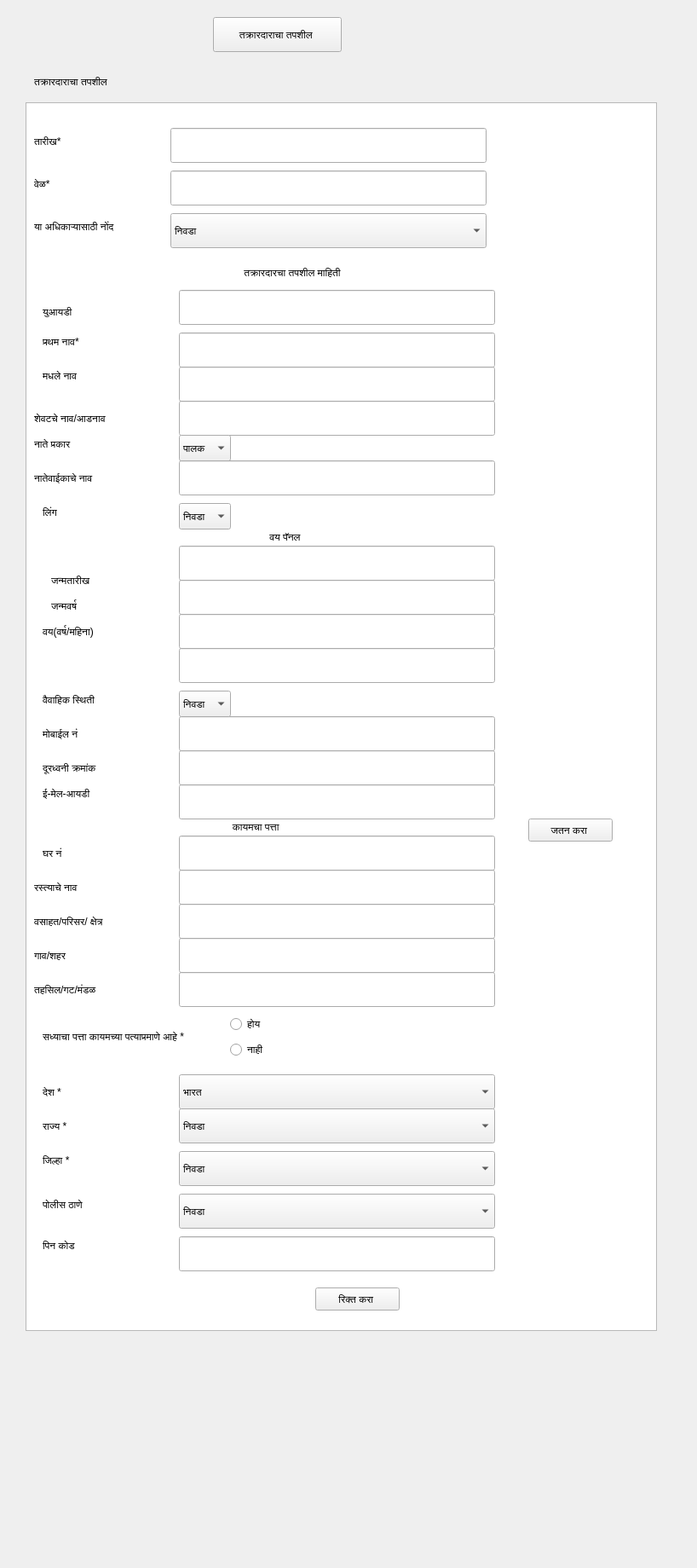
<?xml version="1.0" encoding="UTF-8"?>
<ui version="4.0">
 <class>Form</class>
 <widget class="QWidget" name="Form">
  <property name="geometry">
   <rect>
    <x>0</x>
    <y>0</y>
    <width>818</width>
    <height>1839</height>
   </rect>
  </property>
  <property name="windowTitle">
   <string>Form</string>
  </property>
  <widget class="QPushButton" name="pushButton_2">
   <property name="geometry">
    <rect>
     <x>250</x>
     <y>20</y>
     <width>151</width>
     <height>41</height>
    </rect>
   </property>
   <property name="text">
    <string>तक्रारदाराचा तपशील </string>
   </property>
  </widget>
  <widget class="QLabel" name="label_5">
   <property name="geometry">
    <rect>
     <x>40</x>
     <y>80</y>
     <width>121</width>
     <height>31</height>
    </rect>
   </property>
   <property name="text">
    <string>तक्रारदाराचा तपशील </string>
   </property>
  </widget>
  <widget class="QListWidget" name="listWidget">
   <property name="geometry">
    <rect>
     <x>30</x>
     <y>120</y>
     <width>741</width>
     <height>1441</height>
    </rect>
   </property>
  </widget>
  <widget class="QLabel" name="label_2">
   <property name="geometry">
    <rect>
     <x>40</x>
     <y>150</y>
     <width>61</width>
     <height>31</height>
    </rect>
   </property>
   <property name="text">
    <string>तारीख*</string>
   </property>
  </widget>
  <widget class="QLabel" name="label_3">
   <property name="geometry">
    <rect>
     <x>40</x>
     <y>200</y>
     <width>51</width>
     <height>31</height>
    </rect>
   </property>
   <property name="text">
    <string>वेळ*</string>
   </property>
  </widget>
  <widget class="QLabel" name="label_4">
   <property name="geometry">
    <rect>
     <x>40</x>
     <y>250</y>
     <width>161</width>
     <height>31</height>
    </rect>
   </property>
   <property name="text">
    <string>या अधिकाऱ्यासाठी नोंद </string>
   </property>
  </widget>
  <widget class="QLineEdit" name="lineEdit">
   <property name="geometry">
    <rect>
     <x>200</x>
     <y>150</y>
     <width>371</width>
     <height>41</height>
    </rect>
   </property>
  </widget>
  <widget class="QLineEdit" name="lineEdit_2">
   <property name="geometry">
    <rect>
     <x>200</x>
     <y>200</y>
     <width>371</width>
     <height>41</height>
    </rect>
   </property>
  </widget>
  <widget class="QComboBox" name="comboBox">
   <property name="geometry">
    <rect>
     <x>200</x>
     <y>250</y>
     <width>371</width>
     <height>41</height>
    </rect>
   </property>
   <item>
    <property name="text">
     <string>निवडा </string>
    </property>
   </item>
   <item>
    <property name="text">
     <string>New Item</string>
    </property>
   </item>
  </widget>
  <widget class="QLabel" name="label">
   <property name="geometry">
    <rect>
     <x>40</x>
     <y>310</y>
     <width>621</width>
     <height>20</height>
    </rect>
   </property>
   <property name="text">
    <string>                                                                          तक्रारदारचा तपशील माहिती </string>
   </property>
  </widget>
  <widget class="QLabel" name="label_6">
   <property name="geometry">
    <rect>
     <x>50</x>
     <y>350</y>
     <width>161</width>
     <height>31</height>
    </rect>
   </property>
   <property name="text">
    <string>युआयडी</string>
   </property>
  </widget>
  <widget class="QLabel" name="label_7">
   <property name="geometry">
    <rect>
     <x>40</x>
     <y>510</y>
     <width>111</width>
     <height>21</height>
    </rect>
   </property>
   <property name="text">
    <string>नाते प्रकार</string>
   </property>
  </widget>
  <widget class="QLabel" name="label_8">
   <property name="geometry">
    <rect>
     <x>40</x>
     <y>480</y>
     <width>111</width>
     <height>21</height>
    </rect>
   </property>
   <property name="text">
    <string>शेवटचे नाव/आडनाव</string>
   </property>
  </widget>
  <widget class="QLabel" name="label_9">
   <property name="geometry">
    <rect>
     <x>50</x>
     <y>430</y>
     <width>71</width>
     <height>21</height>
    </rect>
   </property>
   <property name="text">
    <string>मधले नाव</string>
   </property>
  </widget>
  <widget class="QLabel" name="label_10">
   <property name="geometry">
    <rect>
     <x>50</x>
     <y>390</y>
     <width>61</width>
     <height>21</height>
    </rect>
   </property>
   <property name="text">
    <string>प्रथम नाव*</string>
   </property>
  </widget>
  <widget class="QLabel" name="label_11">
   <property name="geometry">
    <rect>
     <x>50</x>
     <y>590</y>
     <width>111</width>
     <height>21</height>
    </rect>
   </property>
   <property name="text">
    <string>लिंग </string>
   </property>
  </widget>
  <widget class="QLabel" name="label_12">
   <property name="geometry">
    <rect>
     <x>60</x>
     <y>670</y>
     <width>111</width>
     <height>21</height>
    </rect>
   </property>
   <property name="text">
    <string>जन्मतारीख </string>
   </property>
  </widget>
  <widget class="QLabel" name="label_13">
   <property name="geometry">
    <rect>
     <x>60</x>
     <y>700</y>
     <width>111</width>
     <height>21</height>
    </rect>
   </property>
   <property name="text">
    <string>जन्मवर्ष </string>
   </property>
  </widget>
  <widget class="QLabel" name="label_14">
   <property name="geometry">
    <rect>
     <x>40</x>
     <y>550</y>
     <width>111</width>
     <height>21</height>
    </rect>
   </property>
   <property name="text">
    <string>नातेवाईकाचे नाव</string>
   </property>
  </widget>
  <widget class="QLabel" name="label_15">
   <property name="geometry">
    <rect>
     <x>50</x>
     <y>620</y>
     <width>621</width>
     <height>20</height>
    </rect>
   </property>
   <property name="text">
    <string>                                                                                वय पॅनल </string>
   </property>
  </widget>
  <widget class="QLabel" name="label_16">
   <property name="geometry">
    <rect>
     <x>50</x>
     <y>920</y>
     <width>111</width>
     <height>21</height>
    </rect>
   </property>
   <property name="text">
    <string>ई-मेल-आयडी</string>
   </property>
  </widget>
  <widget class="QLabel" name="label_17">
   <property name="geometry">
    <rect>
     <x>50</x>
     <y>890</y>
     <width>111</width>
     <height>21</height>
    </rect>
   </property>
   <property name="text">
    <string>दूरध्वनी क्रमांक </string>
   </property>
  </widget>
  <widget class="QLabel" name="label_18">
   <property name="geometry">
    <rect>
     <x>50</x>
     <y>850</y>
     <width>111</width>
     <height>21</height>
    </rect>
   </property>
   <property name="text">
    <string>मोबाईल नं </string>
   </property>
  </widget>
  <widget class="QLabel" name="label_19">
   <property name="geometry">
    <rect>
     <x>50</x>
     <y>810</y>
     <width>111</width>
     <height>21</height>
    </rect>
   </property>
   <property name="text">
    <string>वैवाहिक स्थिती </string>
   </property>
  </widget>
  <widget class="QLabel" name="label_20">
   <property name="geometry">
    <rect>
     <x>50</x>
     <y>730</y>
     <width>111</width>
     <height>21</height>
    </rect>
   </property>
   <property name="text">
    <string>वय(वर्ष/महिना) </string>
   </property>
  </widget>
  <widget class="QLabel" name="label_21">
   <property name="geometry">
    <rect>
     <x>50</x>
     <y>990</y>
     <width>111</width>
     <height>21</height>
    </rect>
   </property>
   <property name="text">
    <string>घर नं </string>
   </property>
  </widget>
  <widget class="QLabel" name="label_22">
   <property name="geometry">
    <rect>
     <x>40</x>
     <y>1030</y>
     <width>111</width>
     <height>21</height>
    </rect>
   </property>
   <property name="text">
    <string>रस्त्याचे नाव</string>
   </property>
  </widget>
  <widget class="QLabel" name="label_23">
   <property name="geometry">
    <rect>
     <x>40</x>
     <y>1150</y>
     <width>111</width>
     <height>21</height>
    </rect>
   </property>
   <property name="text">
    <string>तहसिल/गट/मंडळ </string>
   </property>
  </widget>
  <widget class="QLabel" name="label_24">
   <property name="geometry">
    <rect>
     <x>40</x>
     <y>1110</y>
     <width>111</width>
     <height>21</height>
    </rect>
   </property>
   <property name="text">
    <string>गाव/शहर </string>
   </property>
  </widget>
  <widget class="QLabel" name="label_25">
   <property name="geometry">
    <rect>
     <x>40</x>
     <y>1070</y>
     <width>131</width>
     <height>21</height>
    </rect>
   </property>
   <property name="text">
    <string>वसाहत/परिसर/ क्षेत्र</string>
   </property>
  </widget>
  <widget class="QLabel" name="label_26">
   <property name="geometry">
    <rect>
     <x>50</x>
     <y>1270</y>
     <width>111</width>
     <height>21</height>
    </rect>
   </property>
   <property name="text">
    <string>देश *</string>
   </property>
  </widget>
  <widget class="QLabel" name="label_27">
   <property name="geometry">
    <rect>
     <x>50</x>
     <y>1310</y>
     <width>111</width>
     <height>21</height>
    </rect>
   </property>
   <property name="text">
    <string>राज्य *</string>
   </property>
  </widget>
  <widget class="QLabel" name="label_28">
   <property name="geometry">
    <rect>
     <x>50</x>
     <y>1390</y>
     <width>71</width>
     <height>31</height>
    </rect>
   </property>
   <property name="text">
    <string>  	
पोलीस ठाणे	</string>
   </property>
  </widget>
  <widget class="QLabel" name="label_29">
   <property name="geometry">
    <rect>
     <x>50</x>
     <y>1350</y>
     <width>111</width>
     <height>21</height>
    </rect>
   </property>
   <property name="text">
    <string>जिल्हा *</string>
   </property>
  </widget>
  <widget class="QLabel" name="label_30">
   <property name="geometry">
    <rect>
     <x>50</x>
     <y>1450</y>
     <width>111</width>
     <height>21</height>
    </rect>
   </property>
   <property name="text">
    <string>पिन कोड</string>
   </property>
  </widget>
  <widget class="QLabel" name="label_31">
   <property name="geometry">
    <rect>
     <x>10</x>
     <y>960</y>
     <width>621</width>
     <height>20</height>
    </rect>
   </property>
   <property name="text">
    <string>                                                                               कायमचा पत्ता </string>
   </property>
  </widget>
  <widget class="QLineEdit" name="lineEdit_3">
   <property name="geometry">
    <rect>
     <x>210</x>
     <y>340</y>
     <width>371</width>
     <height>41</height>
    </rect>
   </property>
  </widget>
  <widget class="QLineEdit" name="lineEdit_4">
   <property name="geometry">
    <rect>
     <x>210</x>
     <y>390</y>
     <width>371</width>
     <height>41</height>
    </rect>
   </property>
  </widget>
  <widget class="QLineEdit" name="lineEdit_5">
   <property name="geometry">
    <rect>
     <x>210</x>
     <y>430</y>
     <width>371</width>
     <height>41</height>
    </rect>
   </property>
  </widget>
  <widget class="QLineEdit" name="lineEdit_6">
   <property name="geometry">
    <rect>
     <x>210</x>
     <y>470</y>
     <width>371</width>
     <height>41</height>
    </rect>
   </property>
  </widget>
  <widget class="QComboBox" name="comboBox_2">
   <property name="geometry">
    <rect>
     <x>210</x>
     <y>510</y>
     <width>61</width>
     <height>31</height>
    </rect>
   </property>
   <item>
    <property name="text">
     <string>पालक </string>
    </property>
   </item>
   <item>
    <property name="text">
     <string>भाऊ </string>
    </property>
   </item>
   <item>
    <property name="text">
     <string>बहीण </string>
    </property>
   </item>
   <item>
    <property name="text">
     <string>इतर </string>
    </property>
   </item>
  </widget>
  <widget class="QLineEdit" name="lineEdit_7">
   <property name="geometry">
    <rect>
     <x>210</x>
     <y>540</y>
     <width>371</width>
     <height>41</height>
    </rect>
   </property>
  </widget>
  <widget class="QComboBox" name="comboBox_5">
   <property name="geometry">
    <rect>
     <x>210</x>
     <y>590</y>
     <width>61</width>
     <height>31</height>
    </rect>
   </property>
   <item>
    <property name="text">
     <string>निवडा </string>
    </property>
   </item>
   <item>
    <property name="text">
     <string>स्तरी </string>
    </property>
   </item>
   <item>
    <property name="text">
     <string>पुरुष </string>
    </property>
   </item>
   <item>
    <property name="text">
     <string>इतर </string>
    </property>
   </item>
  </widget>
  <widget class="QLineEdit" name="lineEdit_8">
   <property name="geometry">
    <rect>
     <x>210</x>
     <y>640</y>
     <width>371</width>
     <height>41</height>
    </rect>
   </property>
  </widget>
  <widget class="QLineEdit" name="lineEdit_9">
   <property name="geometry">
    <rect>
     <x>210</x>
     <y>680</y>
     <width>371</width>
     <height>41</height>
    </rect>
   </property>
  </widget>
  <widget class="QLineEdit" name="lineEdit_10">
   <property name="geometry">
    <rect>
     <x>210</x>
     <y>840</y>
     <width>371</width>
     <height>41</height>
    </rect>
   </property>
  </widget>
  <widget class="QLineEdit" name="lineEdit_11">
   <property name="geometry">
    <rect>
     <x>210</x>
     <y>760</y>
     <width>371</width>
     <height>41</height>
    </rect>
   </property>
  </widget>
  <widget class="QLineEdit" name="lineEdit_12">
   <property name="geometry">
    <rect>
     <x>210</x>
     <y>720</y>
     <width>371</width>
     <height>41</height>
    </rect>
   </property>
  </widget>
  <widget class="QLineEdit" name="lineEdit_13">
   <property name="geometry">
    <rect>
     <x>210</x>
     <y>880</y>
     <width>371</width>
     <height>41</height>
    </rect>
   </property>
  </widget>
  <widget class="QLineEdit" name="lineEdit_14">
   <property name="geometry">
    <rect>
     <x>210</x>
     <y>920</y>
     <width>371</width>
     <height>41</height>
    </rect>
   </property>
  </widget>
  <widget class="QComboBox" name="comboBox_6">
   <property name="geometry">
    <rect>
     <x>210</x>
     <y>810</y>
     <width>61</width>
     <height>31</height>
    </rect>
   </property>
   <item>
    <property name="text">
     <string>निवडा </string>
    </property>
   </item>
   <item>
    <property name="text">
     <string>विवाहित </string>
    </property>
   </item>
   <item>
    <property name="text">
     <string>अविवाहित </string>
    </property>
   </item>
   <item>
    <property name="text">
     <string/>
    </property>
   </item>
  </widget>
  <widget class="QLineEdit" name="lineEdit_15">
   <property name="geometry">
    <rect>
     <x>210</x>
     <y>980</y>
     <width>371</width>
     <height>41</height>
    </rect>
   </property>
  </widget>
  <widget class="QLineEdit" name="lineEdit_16">
   <property name="geometry">
    <rect>
     <x>210</x>
     <y>1020</y>
     <width>371</width>
     <height>41</height>
    </rect>
   </property>
  </widget>
  <widget class="QLineEdit" name="lineEdit_17">
   <property name="geometry">
    <rect>
     <x>210</x>
     <y>1060</y>
     <width>371</width>
     <height>41</height>
    </rect>
   </property>
  </widget>
  <widget class="QLineEdit" name="lineEdit_18">
   <property name="geometry">
    <rect>
     <x>210</x>
     <y>1100</y>
     <width>371</width>
     <height>41</height>
    </rect>
   </property>
  </widget>
  <widget class="QLineEdit" name="lineEdit_19">
   <property name="geometry">
    <rect>
     <x>210</x>
     <y>1140</y>
     <width>371</width>
     <height>41</height>
    </rect>
   </property>
  </widget>
  <widget class="QLabel" name="label_32">
   <property name="geometry">
    <rect>
     <x>50</x>
     <y>1200</y>
     <width>211</width>
     <height>31</height>
    </rect>
   </property>
   <property name="text">
    <string>सध्याचा पत्ता कायमच्या पत्याप्रमाणे आहे *</string>
   </property>
  </widget>
  <widget class="QRadioButton" name="radioButton">
   <property name="geometry">
    <rect>
     <x>270</x>
     <y>1190</y>
     <width>117</width>
     <height>22</height>
    </rect>
   </property>
   <property name="text">
    <string>होय </string>
   </property>
  </widget>
  <widget class="QRadioButton" name="radioButton_2">
   <property name="geometry">
    <rect>
     <x>270</x>
     <y>1220</y>
     <width>117</width>
     <height>22</height>
    </rect>
   </property>
   <property name="text">
    <string>नाही </string>
   </property>
  </widget>
  <widget class="QComboBox" name="comboBox_3">
   <property name="geometry">
    <rect>
     <x>210</x>
     <y>1260</y>
     <width>371</width>
     <height>41</height>
    </rect>
   </property>
   <item>
    <property name="text">
     <string>भारत </string>
    </property>
   </item>
   <item>
    <property name="text">
     <string>New Item</string>
    </property>
   </item>
  </widget>
  <widget class="QComboBox" name="comboBox_7">
   <property name="geometry">
    <rect>
     <x>210</x>
     <y>1350</y>
     <width>371</width>
     <height>41</height>
    </rect>
   </property>
   <item>
    <property name="text">
     <string>निवडा </string>
    </property>
   </item>
   <item>
    <property name="text">
     <string>अकोला </string>
    </property>
   </item>
   <item>
    <property name="text">
     <string>अमरावती </string>
    </property>
   </item>
   <item>
    <property name="text">
     <string>उस्मानाबाद </string>
    </property>
   </item>
   <item>
    <property name="text">
     <string>औरंगाबाद </string>
    </property>
   </item>
   <item>
    <property name="text">
     <string>कोल्हापुर </string>
    </property>
   </item>
   <item>
    <property name="text">
     <string>गडचिरोली </string>
    </property>
   </item>
   <item>
    <property name="text">
     <string>गोंदिया </string>
    </property>
   </item>
   <item>
    <property name="text">
     <string>चंद्रपुर</string>
    </property>
   </item>
   <item>
    <property name="text">
     <string>जळगाव </string>
    </property>
   </item>
   <item>
    <property name="text">
     <string>जलना </string>
    </property>
   </item>
   <item>
    <property name="text">
     <string>धुले </string>
    </property>
   </item>
   <item>
    <property name="text">
     <string>नंदुरबार </string>
    </property>
   </item>
   <item>
    <property name="text">
     <string>नागपुर </string>
    </property>
   </item>
   <item>
    <property name="text">
     <string>नाशिक </string>
    </property>
   </item>
   <item>
    <property name="text">
     <string>नांदेड़ </string>
    </property>
   </item>
   <item>
    <property name="text">
     <string>ठाणे </string>
    </property>
   </item>
   <item>
    <property name="text">
     <string>परभणी </string>
    </property>
   </item>
   <item>
    <property name="text">
     <string>पुणे </string>
    </property>
   </item>
   <item>
    <property name="text">
     <string>बिड </string>
    </property>
   </item>
   <item>
    <property name="text">
     <string>बुलढाणा </string>
    </property>
   </item>
   <item>
    <property name="text">
     <string>भंडारा </string>
    </property>
   </item>
   <item>
    <property name="text">
     <string>मुंबई जिल्हा </string>
    </property>
   </item>
   <item>
    <property name="text">
     <string>मुंबई उपनगर </string>
    </property>
   </item>
   <item>
    <property name="text">
     <string>यवतमाल </string>
    </property>
   </item>
   <item>
    <property name="text">
     <string>रायगढ़ </string>
    </property>
   </item>
   <item>
    <property name="text">
     <string>लातूर </string>
    </property>
   </item>
   <item>
    <property name="text">
     <string>वर्धा </string>
    </property>
   </item>
   <item>
    <property name="text">
     <string>वाशिम </string>
    </property>
   </item>
   <item>
    <property name="text">
     <string>सांगली </string>
    </property>
   </item>
   <item>
    <property name="text">
     <string>सातारा  </string>
    </property>
   </item>
   <item>
    <property name="text">
     <string>सोलापुर </string>
    </property>
   </item>
   <item>
    <property name="text">
     <string>हिंगोली </string>
    </property>
   </item>
  </widget>
  <widget class="QComboBox" name="comboBox_8">
   <property name="geometry">
    <rect>
     <x>210</x>
     <y>1400</y>
     <width>371</width>
     <height>41</height>
    </rect>
   </property>
   <item>
    <property name="text">
     <string>निवडा </string>
    </property>
   </item>
   <item>
    <property name="text">
     <string>New Item</string>
    </property>
   </item>
  </widget>
  <widget class="QLineEdit" name="lineEdit_20">
   <property name="geometry">
    <rect>
     <x>210</x>
     <y>1450</y>
     <width>371</width>
     <height>41</height>
    </rect>
   </property>
  </widget>
  <widget class="QComboBox" name="comboBox_4">
   <property name="geometry">
    <rect>
     <x>210</x>
     <y>1300</y>
     <width>371</width>
     <height>41</height>
    </rect>
   </property>
   <item>
    <property name="text">
     <string>निवडा </string>
    </property>
   </item>
   <item>
    <property name="text">
     <string>आंध्र प्रदेश </string>
    </property>
   </item>
   <item>
    <property name="text">
     <string>अरुणाचल प्रदेश </string>
    </property>
   </item>
   <item>
    <property name="text">
     <string>बिहार </string>
    </property>
   </item>
   <item>
    <property name="text">
     <string>छत्तीसगड </string>
    </property>
   </item>
   <item>
    <property name="text">
     <string>गोआ </string>
    </property>
   </item>
   <item>
    <property name="text">
     <string>गुजरात </string>
    </property>
   </item>
   <item>
    <property name="text">
     <string>हरियाणा </string>
    </property>
   </item>
   <item>
    <property name="text">
     <string>हिमाचल प्रदेश </string>
    </property>
   </item>
   <item>
    <property name="text">
     <string>जम्मू काश्मीर </string>
    </property>
   </item>
   <item>
    <property name="text">
     <string>झारखंड </string>
    </property>
   </item>
   <item>
    <property name="text">
     <string>कर्नाटक </string>
    </property>
   </item>
   <item>
    <property name="text">
     <string>केरळ </string>
    </property>
   </item>
   <item>
    <property name="text">
     <string>मध्यप्रदेश </string>
    </property>
   </item>
   <item>
    <property name="text">
     <string>महाराष्ट्र </string>
    </property>
   </item>
   <item>
    <property name="text">
     <string>मणिपूर </string>
    </property>
   </item>
   <item>
    <property name="text">
     <string>मेघालय </string>
    </property>
   </item>
   <item>
    <property name="text">
     <string>मेघालय </string>
    </property>
   </item>
   <item>
    <property name="text">
     <string>नागालँड </string>
    </property>
   </item>
   <item>
    <property name="text">
     <string>उडीसा </string>
    </property>
   </item>
   <item>
    <property name="text">
     <string>पंजाब </string>
    </property>
   </item>
   <item>
    <property name="text">
     <string>राजस्थान</string>
    </property>
   </item>
   <item>
    <property name="text">
     <string>सिक्कम </string>
    </property>
   </item>
   <item>
    <property name="text">
     <string>तामिळनाडू </string>
    </property>
   </item>
   <item>
    <property name="text">
     <string>तेलंगणा </string>
    </property>
   </item>
   <item>
    <property name="text">
     <string>तिरपुरा </string>
    </property>
   </item>
   <item>
    <property name="text">
     <string>उत्तर प्रदेश </string>
    </property>
   </item>
   <item>
    <property name="text">
     <string>उत्तरांचल </string>
    </property>
   </item>
   <item>
    <property name="text">
     <string>पश्चिम बंगाल </string>
    </property>
   </item>
  </widget>
  <widget class="QPushButton" name="pushButton">
   <property name="geometry">
    <rect>
     <x>620</x>
     <y>960</y>
     <width>99</width>
     <height>27</height>
    </rect>
   </property>
   <property name="text">
    <string>जतन करा </string>
   </property>
  </widget>
  <widget class="QPushButton" name="pushButton_3">
   <property name="geometry">
    <rect>
     <x>370</x>
     <y>1510</y>
     <width>99</width>
     <height>27</height>
    </rect>
   </property>
   <property name="text">
    <string>रिक्त करा </string>
   </property>
  </widget>
 </widget>
 <resources/>
 <connections/>
</ui>
